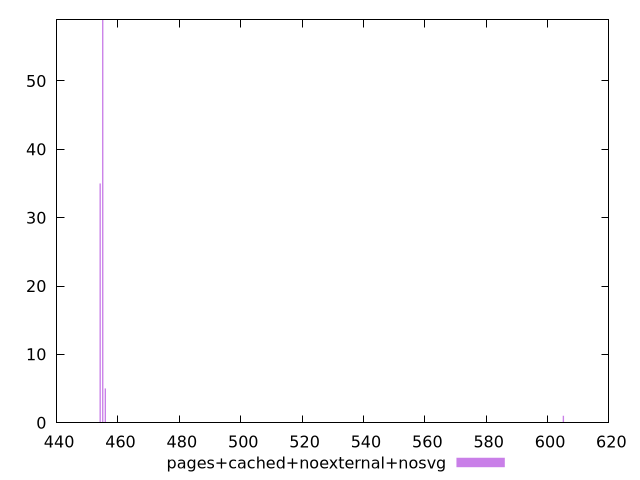

This figure's gnuplot source:
$_pagesCachedNoexternalNosvg <<EOF
454.1911971289612 35
455.02996203593995 59
605.1688803851256 1
455.8687269429186 5
EOF
set key outside below
set terminal pngcairo
set output "report_00006_2020-11-02T20-21-41.718Z/uses-rel-preload/pages+cached+noexternal+nosvg//raw_hist.png"
set yrange [0:59]
set boxwidth 0.41938245348934555
set style fill transparent solid 0.5 noborder
plot $_pagesCachedNoexternalNosvg title "pages+cached+noexternal+nosvg" with boxes ,
